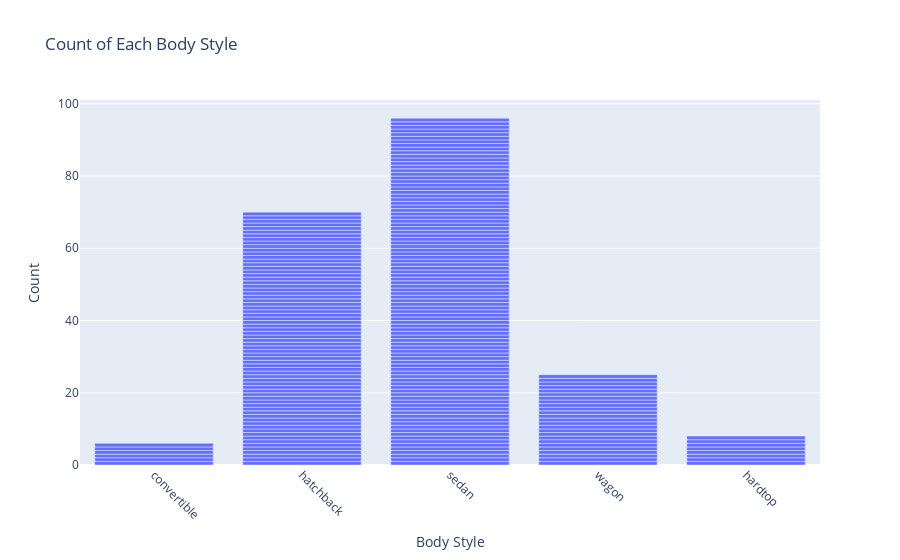

Notebook code for this chart:
### Markdown cell above
### Bar Plot

### Code cell
fig = px.bar(data, x='body_style', title='Count of Each Body Style')
fig.update_xaxes(title='Body Style', tickangle=45)
fig.update_yaxes(title='Count')
fig.show()

### Figure 1 — Plotly figure (JSON) as saved in the notebook; plotly's stock layout.template omitted (floating-point values rounded to 4 significant figures; data arrays with more than 128 entries replaced by an {"elided": "..."} marker saying what was removed)
{"data": [{"alignmentgroup": "True", "hovertemplate": "body_style=%{x}<br>count=%{y}<extra></extra>", "legendgroup": "", "marker": {"color": "#636efa", "pattern": {"shape": ""}}, "name": "", "offsetgroup": "", "orientation": "v", "showlegend": false, "textposition": "auto", "type": "bar", "x": {"elided": "205 str values"}, "xaxis": "x", "y": {"elided": "205 int values"}, "yaxis": "y"}], "layout": {"barmode": "relative", "legend": {"tracegroupgap": 0}, "title": {"text": "Count of Each Body Style"}, "xaxis": {"anchor": "y", "domain": [0, 1], "tickangle": 45, "title": {"text": "Body Style"}}, "yaxis": {"anchor": "x", "domain": [0, 1], "title": {"text": "Count"}}}}
